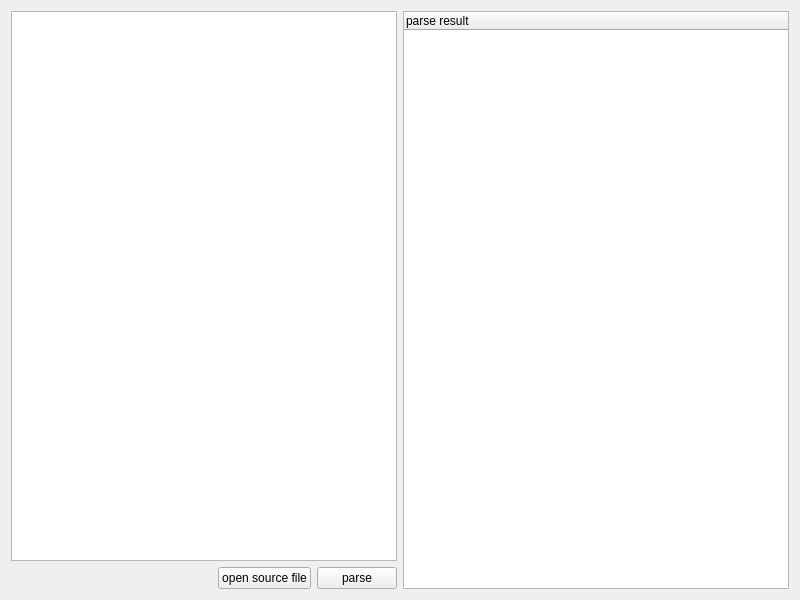
<?xml version="1.0" encoding="UTF-8"?>
<ui version="4.0">
 <class>Widget</class>
 <widget class="QWidget" name="Widget">
  <property name="geometry">
   <rect>
    <x>0</x>
    <y>0</y>
    <width>800</width>
    <height>600</height>
   </rect>
  </property>
  <property name="windowTitle">
   <string>Widget</string>
  </property>
  <layout class="QHBoxLayout" name="horizontalLayout_3">
   <item>
    <layout class="QHBoxLayout" name="horizontalLayout_2">
     <item>
      <layout class="QVBoxLayout" name="verticalLayout">
       <item>
        <widget class="QPlainTextEdit" name="plainTextEdit"/>
       </item>
       <item>
        <layout class="QHBoxLayout" name="horizontalLayout">
         <item>
          <spacer name="horizontalSpacer">
           <property name="orientation">
            <enum>Qt::Horizontal</enum>
           </property>
           <property name="sizeHint" stdset="0">
            <size>
             <width>40</width>
             <height>20</height>
            </size>
           </property>
          </spacer>
         </item>
         <item>
          <widget class="QPushButton" name="pushButton_2">
           <property name="text">
            <string>open source file</string>
           </property>
          </widget>
         </item>
         <item>
          <widget class="QPushButton" name="pushButton">
           <property name="text">
            <string>parse</string>
           </property>
          </widget>
         </item>
        </layout>
       </item>
      </layout>
     </item>
     <item>
      <widget class="QTreeWidget" name="treeWidget">
       <column>
        <property name="text">
         <string>parse result</string>
        </property>
       </column>
      </widget>
     </item>
    </layout>
   </item>
  </layout>
 </widget>
 <resources/>
 <connections/>
</ui>
